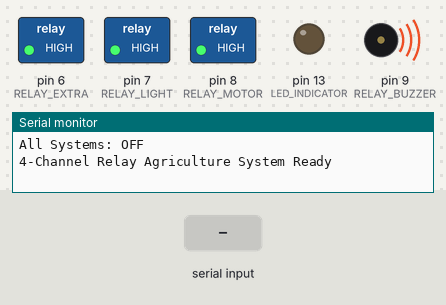
The sketch below on a simulated Arduino Uno, built with avr-gcc and run on an emulated ATmega328P. Parts: switched loads named in the sketch (green lamp = pin HIGH), output pins drawn as LEDs (lit = HIGH), buzzer (waves = sounding, pin HIGH), the last lines printed to the serial monitor. Dashed ring = blinking. The inputs (shaded band) are chosen by the test bench.

Above: at 1.2 s.
1.3 s: "M" received over Serial
At 1.62 s:
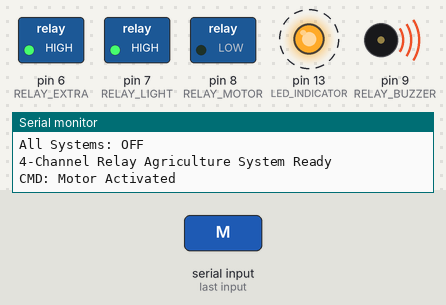
4.3 s: "L" received over Serial
At 4.62 s:
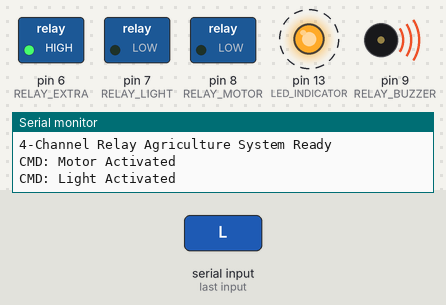
7.3 s: "B" received over Serial
At 7.62 s:
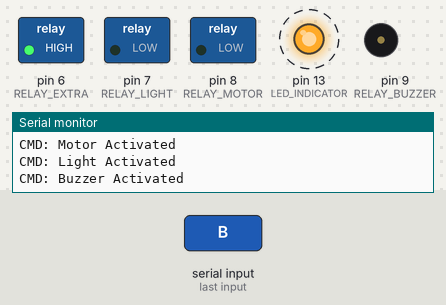
10.3 s: "E" received over Serial
At 10.62 s:
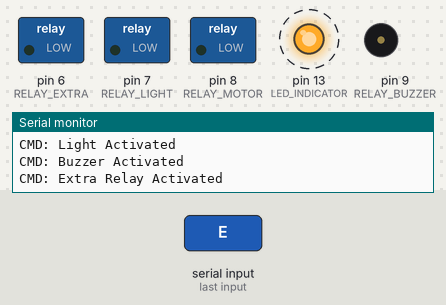
13.3 s: "S" received over Serial
At 14.05 s:
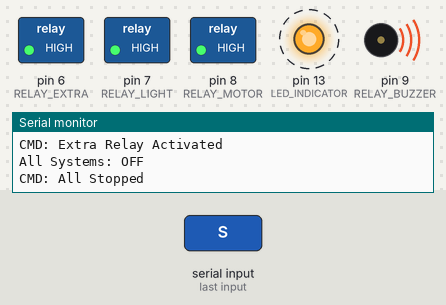
16.3 s: "L" received over Serial
At 16.62 s:
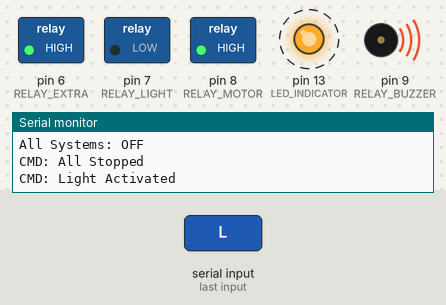
Timing chart, 0 to 20.3 s (numbered marks = the images above; inputs shaded):
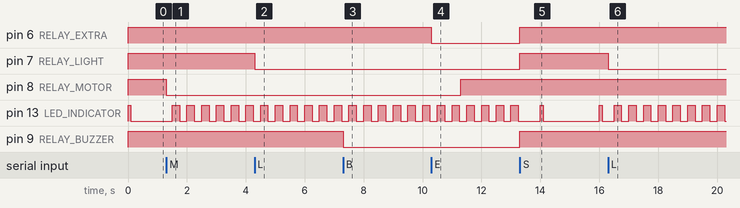

The sketch:

arduino_code.ino
```cpp
/*
 * Agriculture Surveillance - Arduino Defense Controller (4-Channel Relay)
 * Commands from Python:
 * 'M' - Motor Relay (birds)
 * 'L' - Lights Relay (human)
 * 'B' - Buzzer Relay (elephant)
 * 'E' - Extra Relay 4 (optional)
 * 'S' - Stop all
 */

// Relay Pin Definitions
#define RELAY_MOTOR 8       // Relay CH1
#define RELAY_BUZZER 9      // Relay CH2
#define RELAY_LIGHT 7       // Relay CH3
#define RELAY_EXTRA 6       // Relay CH4 (optional)
#define LED_INDICATOR 13    // Status LED

// Relay Active State (most relay boards are active LOW)
#define RELAY_ON  LOW
#define RELAY_OFF HIGH

// State Variables
bool motorActive = false;
bool buzzerActive = false;
bool lightActive = false;
bool extraActive = false;

unsigned long motorStart = 0;
unsigned long buzzerStart = 0;
unsigned long lightStart = 0;
unsigned long extraStart = 0;

// Duration settings (milliseconds)
#define MOTOR_DURATION 10000
#define BUZZER_DURATION 15000
#define LIGHT_DURATION 20000
#define EXTRA_DURATION 12000  // You can change this

void setup() {
  Serial.begin(9600);

  pinMode(RELAY_MOTOR, OUTPUT);
  pinMode(RELAY_BUZZER, OUTPUT);
  pinMode(RELAY_LIGHT, OUTPUT);
  pinMode(RELAY_EXTRA, OUTPUT);
  pinMode(LED_INDICATOR, OUTPUT);

  stopAll();

  Serial.println("4-Channel Relay Agriculture System Ready");
}

void loop() {
  if (Serial.available() > 0) {
    char cmd = Serial.read();
    handleCommand(cmd);
  }

  checkAutoStop();
  updateStatusLED();
}

void handleCommand(char cmd) {
  switch(cmd) {
    case 'M':
      activateMotor();
      Serial.println("CMD: Motor Activated");
      break;

    case 'L':
      activateLight();
      Serial.println("CMD: Light Activated");
      break;

    case 'B':
      activateBuzzer();
      Serial.println("CMD: Buzzer Activated");
      break;

    case 'E':
      activateExtra();
      Serial.println("CMD: Extra Relay Activated");
      break;

    case 'S':
      stopAll();
      Serial.println("CMD: All Stopped");
      break;

    default:
      Serial.println("CMD: Unknown");
  }
}

/* ---------------- Relay Activation ---------------- */

void activateMotor() {
  digitalWrite(RELAY_MOTOR, RELAY_ON);
  motorActive = true;
  motorStart = millis();
}

void activateLight() {
  digitalWrite(RELAY_LIGHT, RELAY_ON);
  lightActive = true;
  lightStart = millis();
}

void activateBuzzer() {
  digitalWrite(RELAY_BUZZER, RELAY_ON);
  buzzerActive = true;
  buzzerStart = millis();
}

void activateExtra() {
  digitalWrite(RELAY_EXTRA, RELAY_ON);
  extraActive = true;
  extraStart = millis();
}

/* ---------------- Relay Stop ---------------- */

void stopMotor() {
  digitalWrite(RELAY_MOTOR, RELAY_OFF);
  motorActive = false;
}

void stopLight() {
  digitalWrite(RELAY_LIGHT, RELAY_OFF);
  lightActive = false;
}

void stopBuzzer() {
  digitalWrite(RELAY_BUZZER, RELAY_OFF);
  buzzerActive = false;
}

void stopExtra() {
  digitalWrite(RELAY_EXTRA, RELAY_OFF);
  extraActive = false;
}

void stopAll() {
  stopMotor();
  stopLight();
  stopBuzzer();
  stopExtra();
  Serial.println("All Systems: OFF");
}

/* ---------------- Auto-Stop Handling ---------------- */

void checkAutoStop() {
  unsigned long now = millis();

  if (motorActive && (now - motorStart >= MOTOR_DURATION)) stopMotor();
  if (buzzerActive && (now - buzzerStart >= BUZZER_DURATION)) stopBuzzer();
  if (lightActive && (now - lightStart >= LIGHT_DURATION)) stopLight();
  if (extraActive && (now - extraStart >= EXTRA_DURATION)) stopExtra();
}

/* ---------------- LED Indicator ---------------- */

void updateStatusLED() {
  if (motorActive || buzzerActive || lightActive || extraActive) {
    if (millis() % 500 < 250) digitalWrite(LED_INDICATOR, HIGH);
    else digitalWrite(LED_INDICATOR, LOW);
  } else {
    if (millis() % 2000 < 100) digitalWrite(LED_INDICATOR, HIGH);
    else digitalWrite(LED_INDICATOR, LOW);
  }
}
```

Measured:
- after the input at 1.3 s, pin 8 (RELAY_MOTOR): HIGH → LOW at once; pin 13 (LED_INDICATOR): alternates HIGH for 0.25 s and LOW for 0.25 s, starting after 0.20 s
- after the input at 4.3 s, pin 7 (RELAY_LIGHT): HIGH → LOW at once
- after the input at 7.3 s, pin 9 (RELAY_BUZZER): HIGH → LOW at once
- after the input at 10.3 s, pin 6 (RELAY_EXTRA): HIGH → LOW at once
- after the input at 13.3 s, pin 6 (RELAY_EXTRA), pin 7 (RELAY_LIGHT), pin 9 (RELAY_BUZZER): LOW → HIGH at once; pin 13 (LED_INDICATOR): alternates HIGH for 0.10 s and LOW for 1.9 s, starting after 0.70 s
- after the input at 16.3 s, pin 7 (RELAY_LIGHT): HIGH → LOW at once; pin 13 (LED_INDICATOR): alternates HIGH for 0.25 s and LOW for 0.25 s, starting after 0.20 s
